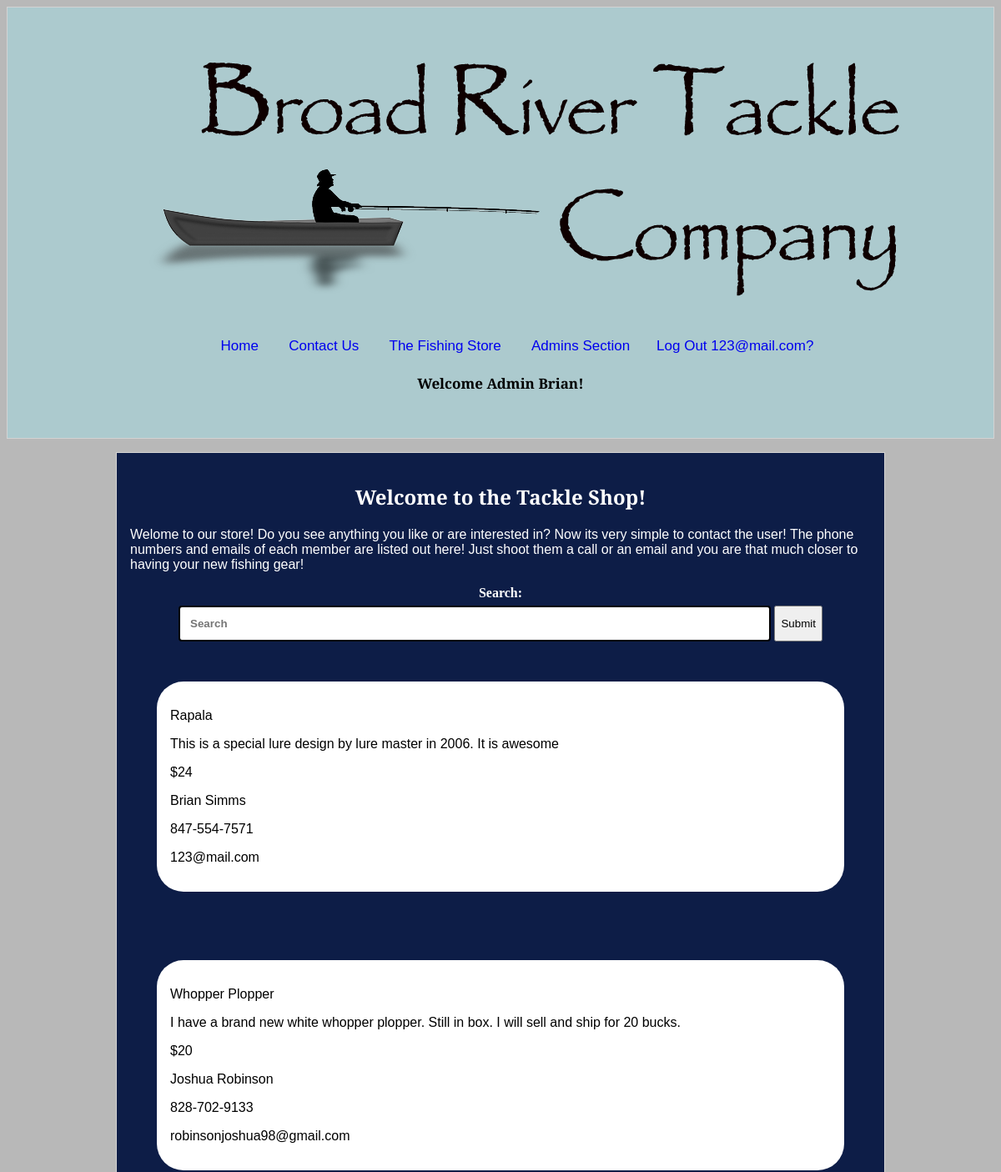
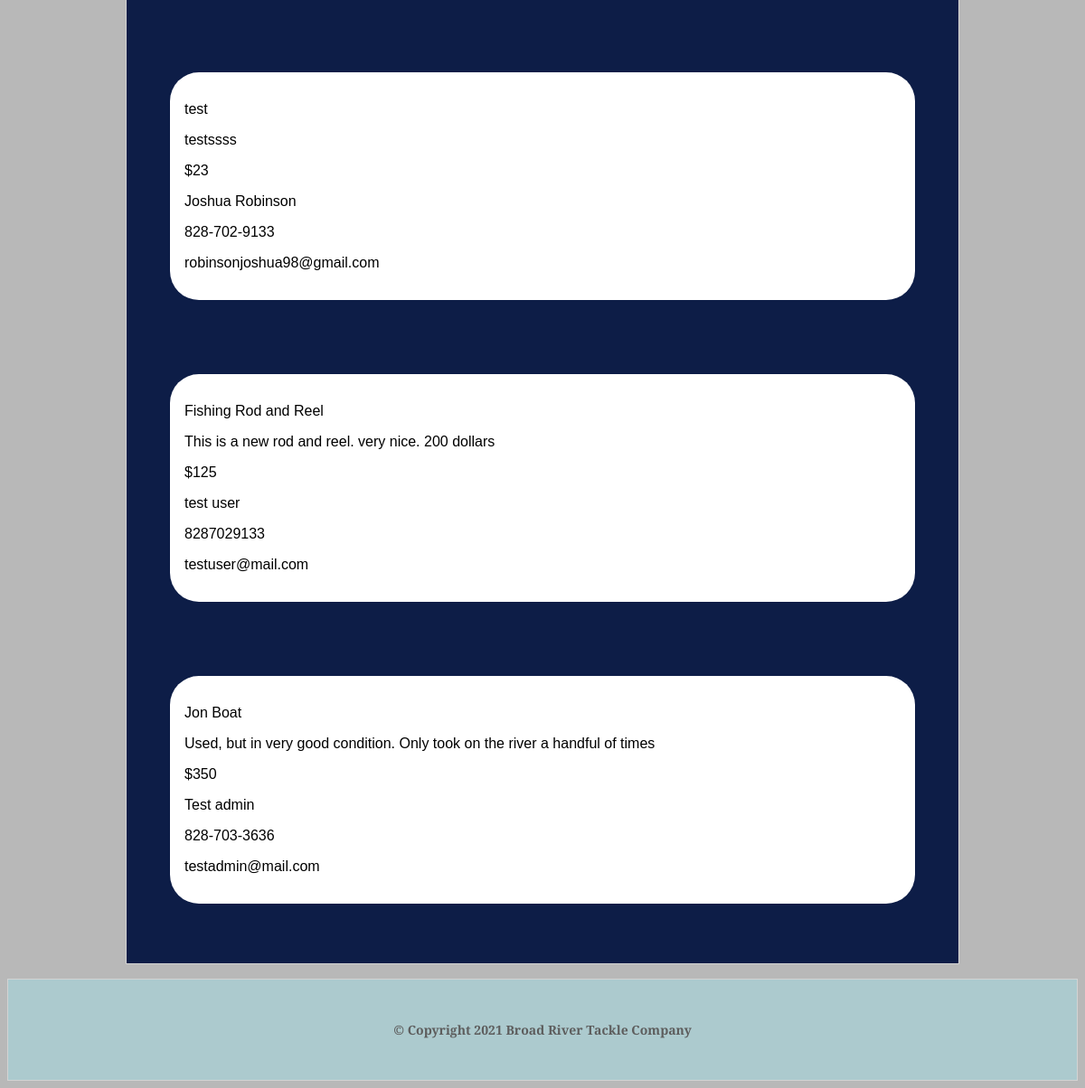
Screenshot of /store.php (signed in) with the database file from the repository (2 pictures, top to bottom).
### tables this page shows
CREATE TABLE `user` (
  `userId` int(11) NOT NULL,
  `email` varchar(55) NOT NULL,
  `passwords` char(60) NOT NULL,
  `firstName` text NOT NULL,
  `lastName` text NOT NULL,
  `userLevel` varchar(1) NOT NULL DEFAULT 'u',
  `phone` varchar(14) DEFAULT NULL
);

CREATE TABLE `products` (
  `product_id` int(11) NOT NULL,
  `category_id` int(11) NOT NULL,
  `product_name` text NOT NULL,
  `descriptions` varchar(150) NOT NULL,
  `list_price` decimal(10,0) NOT NULL,
  `date_added` timestamp NOT NULL DEFAULT CURRENT_TIMESTAMP ON UPDATE CURRENT_TIMESTAMP,
  `userId` int(11) NOT NULL
);

### store.php (the view)
<?php
include_once "header.php"
?>
<main>
  <h2>Welcome to the Tackle Shop!</h2>
  <p id="intro">Welome to our store! Do you see anything you like or are interested in? Now its very simple to contact the user! The phone numbers and emails of each member are listed out here!
    Just shoot them a call or an email and you are that much closer to having your new fishing gear! </p>
  <form action="search.inc.php" method="POST">
    <label for="search" id="search" class="white">Search:</label><br>
    <input type="text" name="search" placeholder="Search" id="search">
    <button type="submit" name="submit-search" id="search">Submit</button>
  </form>
  <?php
    $sql = "select products.product_name, products.descriptions, products.list_price, user.phone, user.email, user.firstName, user.lastName from products inner join user on products.userId = user.userId";
    $result = mysqli_query($conn, $sql);
    while($row = mysqli_fetch_assoc($result)) {
        echo "<div id='store'><p>" . $row['product_name']. "</p><p>" . $row['descriptions']. "</p><p>$". $row['list_price']. " </p><p>" . $row['firstName']." " . $row['lastName']. "</p><p>" . $row['phone']. "</p><p>" . $row['email']. "</p></div><br>";
    }
    ?>
</main>
<?php
 include_once "footer.php";
?>

### header.php (shortened to what this page needs)
<?php
include_once "includes/dbh.inc.php";
 if(!isset($_SESSION["email"])) {
  $email = '';
  $userResult = '';
 } else {
  $email = $_SESSION["email"];
$sql = "select userLevel FROM user where email = '$email'";
$nameSql = "select firstName FROM user where email = '$email'";
  $result = mysqli_query($conn, $sql);
  $level = mysqli_fetch_assoc($result);
  $userResult = $level['userLevel'];
  $result = mysqli_query($conn, $nameSql);
  $name = mysqli_fetch_assoc($result);
  $fName = $name['firstName'];
}
?>
<!DOCTYPE html>
<html lang="en">
<head>
  <link rel="stylesheet" href="css/styles.css?v=<?php echo time(); ?>">
</head>
<body>
  <header>
    <img src="assets/img/logoFinal.png" alt="BRT-Logo" height="342" width="1000">
    <nav>
      <ul>
        <li><a href="index.php">Home</a></li>
        <li><a href="contact-us.php">Contact Us</a></li>
        <li><a href="store.php">The Fishing Store</a></li>
        <?php
            if(!isset($_SESSION["email"])) {
              echo "<li><a href='login.php'>Log In/Sign Up</a></li>";
            }else {
              if ($userResult == "u"){
            echo "<li><a href='members.php'>My Account</a></li>";
            echo "<li><a href='includes/logout.inc.php'>Log Out ". $email ."? </a></li>";
              } else {
            echo "<li><a href='admins.php'>Admins Section</a></li>";
            echo "<li><a href='includes/logout.inc.php'>Log Out ". $email ."? </a></li>";
              }
            }
            ?>
      </ul>
    </nav>
    <?php
  if($userResult == "u") {
           echo "<h4>Welcome User $fName!</h4>";
         }else if ($userResult == "a"){
          echo "<h4>Welcome Admin $fName!</h4>";
         } else {
            echo "<h4>Welcome Guest </h4>";
            }
?>
  </header>

### css/styles.css (style rules this page uses)
html { background-color: rgb(184, 184, 184); text-align: center; }
p, a { font-family: 'Merriweather Sans', sans-serif; }
h1, h2, h3, h4 { font-family: 'Libre Baskerville', serif; text-align: center; }
ul { font-family: 'PT Serif', serif; text-align: center; }
h1, h2, h3, p { color: #fff; }
li { display: inline; padding: 1rem; }
#intro { text-align: left; }
a, li { text-decoration: none; }
header { background-color: #accace; border: solid 1px #d3d3d3; font-size: calc(12px + (21 - 16) * (100vw - 320px) / (1200 - 320)); margin-bottom: 0; padding: 2rem; }
img { height: auto; max-width: 100%; }
main { background-color: rgb(13, 29, 71); border: solid 1px #d3d3d3; font-size: calc(12px + (20 - 16) * (100vw - 320px) / (1200 - 320)); margin: 1rem auto; padding: 1rem; width: 75%; }
input[type=text], select, textarea, input[type=password] { border: 2px solid #000; border-radius: 4px; box-sizing: border-box; font-weight: bold; margin-top: 6px; margin-bottom: 16px; padding: 12px; resize: vertical; width: 80%; }
label { font-weight: bold; margin: 2rem; }
#store { background-color: #fff; border-radius: 2rem; margin: 2rem; padding: 1rem; }
#store p { color: #000; text-align: left; }
#search { height: 2.7rem; }
.white { color: #fff; }

### rows the page displays
user: firstName "Brian"
products: product_name "Rapala", descriptions "This is a special lure design by lure master in 2006. It is awesome", list_price "24", userId.firstName "Brian", userId.lastName "Simms", userId.phone "847-554-7571", userId.email "123@mail.com"
products: product_name "Whopper Plopper", descriptions "I have a brand new white whopper plopper. Still in box. I will sell and ship for 20 bucks.", list_price "20", userId.firstName "Joshua", userId.lastName "Robinson", userId.phone "828-702-9133", userId.email "robinsonjoshua98@gmail.com"
products: product_name "test", descriptions "testssss", list_price "23", userId.firstName "Joshua", userId.lastName "Robinson", userId.phone "828-702-9133", userId.email "robinsonjoshua98@gmail.com"
products: product_name "Fishing Rod and Reel", descriptions "This is a new rod and reel. very nice. 200 dollars", list_price "125", userId.firstName "test", userId.lastName "user", userId.phone "8287029133", userId.email "testuser@mail.com"
products: product_name "Jon Boat", descriptions "Used, but in very good condition. Only took on the river a handful of times", list_price "350", userId.firstName "Test", userId.lastName "admin", userId.phone "828-703-3636", userId.email "testadmin@mail.com"

### other values shown
$email "123@mail.com"
